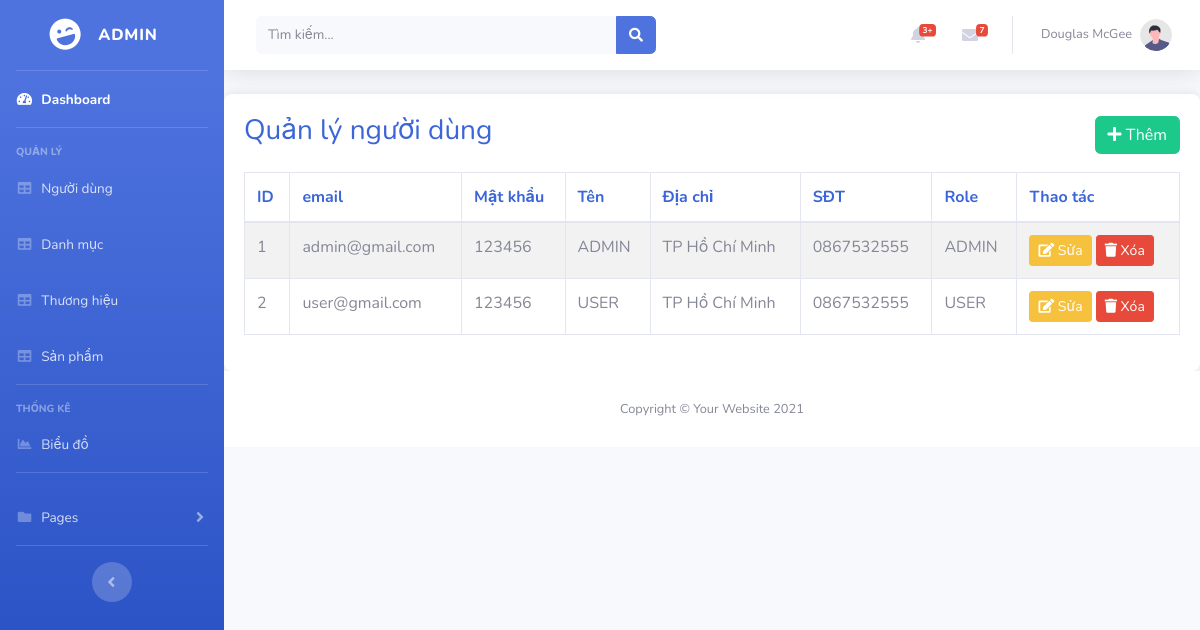
The app's page /admin/index.php?pg=users with its own data.
### tables this page shows
CREATE TABLE `users` (
  `id` bigint NOT NULL,
  `email` varchar(255) DEFAULT NULL,
  `password` varchar(255) DEFAULT NULL,
  `name` varchar(255) DEFAULT NULL,
  `address` varchar(255) DEFAULT NULL,
  `phone` varchar(255) DEFAULT NULL,
  `role` varchar(255) DEFAULT NULL
);

### dao/pdo.php (called while the page is built, shortened)
<?php
function pdo_get_connection()
{
    $dburl = "mysql:host=localhost;dbname=laptopshop123;charset=utf8";
    $username = 'root';
    $password = '123456';
    $conn = new PDO($dburl, $username, $password);
    $conn->setAttribute(PDO::ATTR_ERRMODE, PDO::ERRMODE_EXCEPTION);
    return $conn;
}
function pdo_query($sql)
{
    $sql_args = array_slice(func_get_args(), 1);
    try {
        $conn = pdo_get_connection();
        $stmt = $conn->prepare($sql);
        $stmt->execute($sql_args);
        $rows = $stmt->fetchAll();
        return $rows;
    } catch (PDOException $e) {
        throw $e;
    } finally {
        unset($conn);
    }
}

### dao/user.php (called while the page is built, shortened)
<?php
function getAllUsers()
{
    $sql = "SELECT * FROM users";
    return pdo_query($sql);
}

### admin/view/user/users.php (the view, shortened to what this page needs)
<div class="table-container">
    <div class="d-flex justify-content-between align-items-center mb-3">
        <h3 style="color: rgb(60, 102, 215);">Quản lý người dùng</h3>
        <a href="index.php?pg=adduser" class="btn btn-success">
            <i class="fas fa-plus"></i> Thêm
        </a>
    </div>
    <div class="table-responsive">
        <table class="table table-bordered table-striped">
            <thead>
                <tr>
                    <th>ID</th>
                    <th>email</th>
                    <th>Mật khẩu</th>
                    <th>Tên</th>
                    <th>Địa chỉ</th>
                    <th>SĐT</th>
                    <th>Role</th>
                    <th>Thao tác</th>
                </tr>
            </thead>
            <tbody>
                <?php foreach ($users as $user) : ?>
                    <tr>
                        <td><?= $user['id'] ?></td>
                        <td><?= $user['email'] ?></td>
                        <td><?= $user['password'] ?></td>
                        <td><?= $user['name'] ?></td>
                        <td><?= $user['address'] ?></td>
                        <td><?= $user['phone'] ?></td>
                        <td><?= $user['role'] ?></td>
                        <td>
                            <a href="index.php?pg=updateuser&id=<?= $user['id'] ?>">
                                <button class="btn btn-warning btn-sm"><i class="fas fa-edit"></i> Sửa</button>
                            </a>
                            <a href="index.php?pg=deleteuser&id=<?= $user['id'] ?>"
                                onclick="return confirm('Bạn có chắc muốn xóa người dùng này?')">
                                <button class="btn btn-danger btn-sm"><i class="fas fa-trash"></i> Xóa</button>
                            </a>
                        </td>
                    </tr>
                <?php endforeach; ?>
            </tbody>
        </table>
    </div>
</div>

### admin/view/user/users.php (style rules this page uses)
.table-container { background: white; border-radius: 8px; box-shadow: 0 0 10px rgba(0, 0, 0, 0.1); padding: 20px; }
.table thead { color: rgb(60, 102, 215); }

### records on screen
users: id "1", email "admin@gmail.com", password "123456", name "ADMIN", address "TP Hồ Chí Minh", phone "0867532555", role "ADMIN"
users: id "2", email "user@gmail.com", password "123456", name "USER", address "TP Hồ Chí Minh", phone "0867532555", role "USER"
